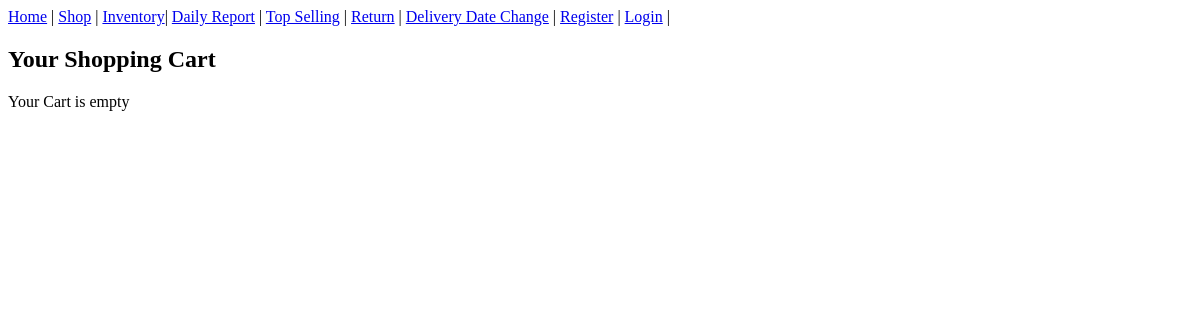
Page /Item.php on the earlier database version.
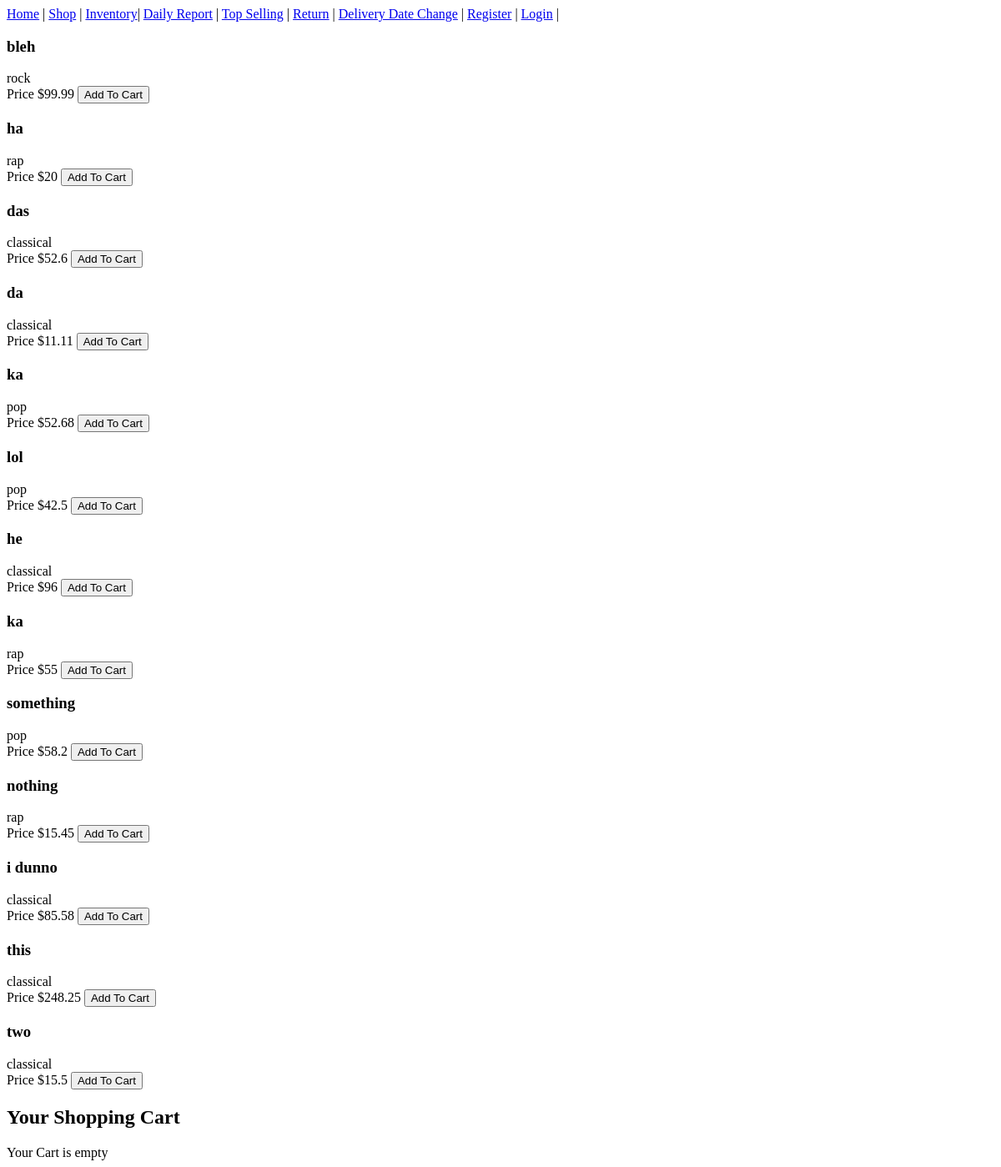
Same page on the later database version.
### tables this page shows
CREATE TABLE IF NOT EXISTS Item(
	upc INTEGER NOT NULL,
	title CHAR(30) NOT NULL,
    type VARCHAR(3) NOT NULL,
	category VARCHAR(30) NOT NULL,
	company VARCHAR(30) NOT NULL,
	year INTEGER NOT NULL,
    price DOUBLE NOT NULL,
	stock INTEGER NOT NULL,
    PRIMARY KEY (upc)
);

### includes/connection.php (called while the page is built, shortened)
<?php
    $currency = "$";
?>

### Item.php (the view, shortened to what this page needs)
<?php
    include_once("includes/header.php");
    require_once("includes/connection.php");
    ?>
<div class="Item">
<?php
$current_url = base64_encode("http://".$_SERVER['HTTP_HOST'].$_SERVER['REQUEST_URI']);
    $results = $connection->query("SELECT * FROM Item ORDER BY upc ASC");
    if ($results) {
        while($obj = $results->fetch_object())
        {
            echo '<div class="Item">';
            echo '<form method="post" action="addingItems.php">';
            echo '<div class="product-content"><h3>'.$obj->title.'</h3>';
            echo '<div class="product-desc">'.$obj->category.'</div>';
            echo '<div class="product-info">Price '.$currency.$obj->price.' <button class="add_to_cart">Add To Cart</button></div>';
            echo '</div>';
            echo '</form>';
            echo '</div>';
        }
}
?>
</div>
<div class="shopping-cart">
<h2>Your Shopping Cart</h2>
<?php
if(isset($_SESSION["Item"]))
{
    $total = 0;
    echo '<ol>';
    foreach ($_SESSION["Item"] as $cart_itm)
    {
        echo '<li class="cart-itm">';
        echo '<span class="remove-itm"><a href="addingItems.php?removep='.$cart_itm["upc"].'&return_url='.$current_url.'">&times;</a></span>';
        echo '<h3>'.$cart_itm["title"].'</h3>';
        echo '<div class="p-code">P code : '.$cart_itm["code"].'</div>';
        echo '<div class="p-quantity">quantity : '.$cart_itm["quantity"].'</div>';
        echo '<div class="p-price">Price :'.$currency.$cart_itm["price"].'</div>';
        echo '</li>';
        $subtotal = ($cart_itm["price"]*$cart_itm["quantity"]);
        $total = ($total + $subtotal);
    }
    echo '</ol>';
    echo '<span class="check-out-txt"><strong>Total : '.$currency.$total.'</strong> <a href="view_cart.php">Check-out!</a></span>';
    echo '<span class="empty-cart"><a href="addingItems.php?emptycart=1&return_url='.$current_url.'">Empty Cart</a></span>';
} else {
    echo 'Your Cart is empty';
}
?>
</div>

Differences in the rows shown:
added item: title "bleh", category "rock", price "99.99"
added item: title "ha", category "rap", price "20"
added item: title "das", category "classical", price "52.6"
added item: title "da", category "classical", price "11.11"
added item: title "ka", category "pop", price "52.68"
added item: title "lol", category "pop", price "42.5"
added item: title "he", category "classical", price "96"
added item: title "ka", category "rap", price "55"
added item: title "something", category "pop", price "58.2"
added item: title "nothing", category "rap", price "15.45"
added item: title "i dunno", category "classical", price "85.58"
added item: title "this", category "classical", price "248.25"
added item: title "two", category "classical", price "15.5"
